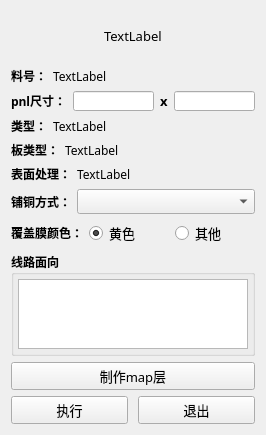
<?xml version="1.0" encoding="UTF-8"?>
<ui version="4.0">
 <class>Form</class>
 <widget class="QWidget" name="Form">
  <property name="geometry">
   <rect>
    <x>0</x>
    <y>0</y>
    <width>266</width>
    <height>432</height>
   </rect>
  </property>
  <property name="font">
   <font>
    <family>微软雅黑</family>
    <pointsize>10</pointsize>
   </font>
  </property>
  <property name="windowTitle">
   <string>单双面板板边脚本</string>
  </property>
  <layout class="QVBoxLayout" name="verticalLayout_2">
   <item>
    <layout class="QHBoxLayout" name="horizontalLayout">
     <item>
      <spacer name="horizontalSpacer">
       <property name="orientation">
        <enum>Qt::Horizontal</enum>
       </property>
       <property name="sizeHint" stdset="0">
        <size>
         <width>40</width>
         <height>20</height>
        </size>
       </property>
      </spacer>
     </item>
     <item>
      <widget class="QLabel" name="label_logo">
       <property name="minimumSize">
        <size>
         <width>0</width>
         <height>50</height>
        </size>
       </property>
       <property name="text">
        <string>TextLabel</string>
       </property>
      </widget>
     </item>
     <item>
      <spacer name="horizontalSpacer_2">
       <property name="orientation">
        <enum>Qt::Horizontal</enum>
       </property>
       <property name="sizeHint" stdset="0">
        <size>
         <width>40</width>
         <height>20</height>
        </size>
       </property>
      </spacer>
     </item>
    </layout>
   </item>
   <item>
    <layout class="QHBoxLayout" name="horizontalLayout_3" stretch="0,1">
     <item>
      <widget class="QLabel" name="label">
       <property name="font">
        <font>
         <family>微软雅黑</family>
         <pointsize>9</pointsize>
         <weight>75</weight>
         <bold>true</bold>
        </font>
       </property>
       <property name="text">
        <string>料号：</string>
       </property>
      </widget>
     </item>
     <item>
      <widget class="QLabel" name="label_jobname">
       <property name="font">
        <font>
         <family>微软雅黑</family>
         <pointsize>9</pointsize>
         <weight>50</weight>
         <bold>false</bold>
        </font>
       </property>
       <property name="text">
        <string>TextLabel</string>
       </property>
      </widget>
     </item>
    </layout>
   </item>
   <item>
    <layout class="QHBoxLayout" name="horizontalLayout_2">
     <item>
      <widget class="QLabel" name="label_2">
       <property name="font">
        <font>
         <family>微软雅黑</family>
         <pointsize>9</pointsize>
         <weight>75</weight>
         <bold>true</bold>
        </font>
       </property>
       <property name="text">
        <string>pnl尺寸：</string>
       </property>
      </widget>
     </item>
     <item>
      <widget class="QLineEdit" name="lineEdit_pnl_w">
       <property name="maximumSize">
        <size>
         <width>16777215</width>
         <height>20</height>
        </size>
       </property>
       <property name="font">
        <font>
         <family>微软雅黑</family>
         <pointsize>9</pointsize>
         <weight>50</weight>
         <bold>false</bold>
        </font>
       </property>
       <property name="readOnly">
        <bool>true</bool>
       </property>
      </widget>
     </item>
     <item>
      <widget class="QLabel" name="label_3">
       <property name="font">
        <font>
         <family>微软雅黑</family>
         <pointsize>10</pointsize>
         <weight>75</weight>
         <bold>true</bold>
        </font>
       </property>
       <property name="text">
        <string>x</string>
       </property>
      </widget>
     </item>
     <item>
      <widget class="QLineEdit" name="lineEdit_pnl_h">
       <property name="maximumSize">
        <size>
         <width>16777215</width>
         <height>20</height>
        </size>
       </property>
       <property name="font">
        <font>
         <family>微软雅黑</family>
         <pointsize>9</pointsize>
         <weight>50</weight>
         <bold>false</bold>
        </font>
       </property>
       <property name="readOnly">
        <bool>true</bool>
       </property>
      </widget>
     </item>
    </layout>
   </item>
   <item>
    <layout class="QHBoxLayout" name="horizontalLayout_4" stretch="0,1">
     <item>
      <widget class="QLabel" name="label_4">
       <property name="font">
        <font>
         <family>微软雅黑</family>
         <pointsize>9</pointsize>
         <weight>75</weight>
         <bold>true</bold>
        </font>
       </property>
       <property name="text">
        <string>类型：</string>
       </property>
      </widget>
     </item>
     <item>
      <widget class="QLabel" name="label_type">
       <property name="font">
        <font>
         <family>微软雅黑</family>
         <pointsize>9</pointsize>
         <weight>50</weight>
         <bold>false</bold>
        </font>
       </property>
       <property name="cursor">
        <cursorShape>PointingHandCursor</cursorShape>
       </property>
       <property name="text">
        <string>TextLabel</string>
       </property>
      </widget>
     </item>
    </layout>
   </item>
   <item>
    <layout class="QHBoxLayout" name="horizontalLayout_5" stretch="0,1">
     <item>
      <widget class="QLabel" name="label_5">
       <property name="font">
        <font>
         <family>微软雅黑</family>
         <pointsize>9</pointsize>
         <weight>75</weight>
         <bold>true</bold>
        </font>
       </property>
       <property name="text">
        <string>板类型：</string>
       </property>
      </widget>
     </item>
     <item>
      <widget class="QLabel" name="label_product">
       <property name="font">
        <font>
         <family>微软雅黑</family>
         <pointsize>9</pointsize>
         <weight>50</weight>
         <bold>false</bold>
        </font>
       </property>
       <property name="text">
        <string>TextLabel</string>
       </property>
      </widget>
     </item>
    </layout>
   </item>
   <item>
    <layout class="QHBoxLayout" name="horizontalLayout_6" stretch="0,1">
     <item>
      <widget class="QLabel" name="label_6">
       <property name="font">
        <font>
         <family>微软雅黑</family>
         <pointsize>9</pointsize>
         <weight>75</weight>
         <bold>true</bold>
        </font>
       </property>
       <property name="text">
        <string>表面处理：</string>
       </property>
      </widget>
     </item>
     <item>
      <widget class="QLabel" name="label_treatment">
       <property name="font">
        <font>
         <family>微软雅黑</family>
         <pointsize>9</pointsize>
         <weight>50</weight>
         <bold>false</bold>
        </font>
       </property>
       <property name="text">
        <string>TextLabel</string>
       </property>
      </widget>
     </item>
    </layout>
   </item>
   <item>
    <layout class="QHBoxLayout" name="horizontalLayout_8" stretch="0,1">
     <item>
      <widget class="QLabel" name="label_7">
       <property name="font">
        <font>
         <family>微软雅黑</family>
         <pointsize>9</pointsize>
         <weight>75</weight>
         <bold>true</bold>
        </font>
       </property>
       <property name="text">
        <string>铺铜方式：</string>
       </property>
      </widget>
     </item>
     <item>
      <widget class="QComboBox" name="comboBox_method">
       <property name="font">
        <font>
         <family>微软雅黑</family>
         <pointsize>9</pointsize>
         <weight>50</weight>
         <bold>false</bold>
        </font>
       </property>
      </widget>
     </item>
    </layout>
   </item>
   <item>
    <layout class="QHBoxLayout" name="horizontalLayout_9" stretch="0,1,1">
     <property name="spacing">
      <number>6</number>
     </property>
     <item>
      <widget class="QLabel" name="label_8">
       <property name="font">
        <font>
         <family>微软雅黑</family>
         <pointsize>9</pointsize>
         <weight>75</weight>
         <bold>true</bold>
        </font>
       </property>
       <property name="text">
        <string>覆盖膜颜色：</string>
       </property>
      </widget>
     </item>
     <item>
      <widget class="QRadioButton" name="radioButton_yellow">
       <property name="font">
        <font>
         <family>微软雅黑</family>
         <pointsize>10</pointsize>
        </font>
       </property>
       <property name="cursor">
        <cursorShape>PointingHandCursor</cursorShape>
       </property>
       <property name="text">
        <string>黄色</string>
       </property>
       <property name="checked">
        <bool>true</bool>
       </property>
      </widget>
     </item>
     <item>
      <widget class="QRadioButton" name="radioButton_other">
       <property name="font">
        <font>
         <family>微软雅黑</family>
         <pointsize>10</pointsize>
        </font>
       </property>
       <property name="cursor">
        <cursorShape>PointingHandCursor</cursorShape>
       </property>
       <property name="text">
        <string>其他</string>
       </property>
      </widget>
     </item>
    </layout>
   </item>
   <item>
    <widget class="QGroupBox" name="groupBox">
     <property name="font">
      <font>
       <family>微软雅黑</family>
       <pointsize>9</pointsize>
       <weight>75</weight>
       <bold>true</bold>
      </font>
     </property>
     <property name="title">
      <string>线路面向</string>
     </property>
     <layout class="QVBoxLayout" name="verticalLayout">
      <property name="leftMargin">
       <number>4</number>
      </property>
      <property name="topMargin">
       <number>4</number>
      </property>
      <property name="rightMargin">
       <number>4</number>
      </property>
      <property name="bottomMargin">
       <number>4</number>
      </property>
      <item>
       <widget class="QTableWidget" name="tableWidget">
        <property name="font">
         <font>
          <family>微软雅黑</family>
          <pointsize>10</pointsize>
          <weight>50</weight>
          <bold>false</bold>
         </font>
        </property>
       </widget>
      </item>
     </layout>
    </widget>
   </item>
   <item>
    <widget class="QPushButton" name="pushButton_make_map">
     <property name="cursor">
      <cursorShape>PointingHandCursor</cursorShape>
     </property>
     <property name="text">
      <string>制作map层</string>
     </property>
    </widget>
   </item>
   <item>
    <layout class="QHBoxLayout" name="horizontalLayout_7">
     <property name="spacing">
      <number>10</number>
     </property>
     <item>
      <widget class="QPushButton" name="pushButton_run">
       <property name="cursor">
        <cursorShape>PointingHandCursor</cursorShape>
       </property>
       <property name="text">
        <string>执行</string>
       </property>
      </widget>
     </item>
     <item>
      <widget class="QPushButton" name="pushButton_exit">
       <property name="cursor">
        <cursorShape>PointingHandCursor</cursorShape>
       </property>
       <property name="text">
        <string>退出</string>
       </property>
      </widget>
     </item>
    </layout>
   </item>
  </layout>
 </widget>
 <resources/>
 <connections/>
</ui>
